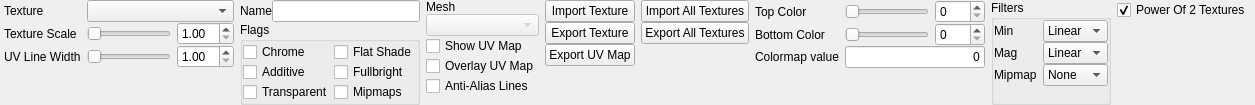
<?xml version="1.0" encoding="UTF-8"?>
<ui version="4.0">
 <class>ui::assets::studiomodel::StudioModelTexturesPanel</class>
 <widget class="QWidget" name="ui::assets::studiomodel::StudioModelTexturesPanel">
  <property name="geometry">
   <rect>
    <x>0</x>
    <y>0</y>
    <width>1079</width>
    <height>90</height>
   </rect>
  </property>
  <property name="windowTitle">
   <string>Form</string>
  </property>
  <layout class="QHBoxLayout" name="horizontalLayout_2">
   <property name="sizeConstraint">
    <enum>QLayout::SetFixedSize</enum>
   </property>
   <property name="leftMargin">
    <number>4</number>
   </property>
   <property name="topMargin">
    <number>0</number>
   </property>
   <property name="rightMargin">
    <number>4</number>
   </property>
   <property name="bottomMargin">
    <number>0</number>
   </property>
   <item>
    <widget class="QWidget" name="TexturesWidget" native="true">
     <property name="sizePolicy">
      <sizepolicy hsizetype="Preferred" vsizetype="Preferred">
       <horstretch>0</horstretch>
       <verstretch>0</verstretch>
      </sizepolicy>
     </property>
     <property name="minimumSize">
      <size>
       <width>0</width>
       <height>0</height>
      </size>
     </property>
     <property name="maximumSize">
      <size>
       <width>16777215</width>
       <height>16777215</height>
      </size>
     </property>
     <layout class="QGridLayout" name="gridLayout">
      <property name="sizeConstraint">
       <enum>QLayout::SetDefaultConstraint</enum>
      </property>
      <property name="leftMargin">
       <number>0</number>
      </property>
      <property name="topMargin">
       <number>0</number>
      </property>
      <property name="rightMargin">
       <number>0</number>
      </property>
      <property name="bottomMargin">
       <number>0</number>
      </property>
      <property name="verticalSpacing">
       <number>0</number>
      </property>
      <item row="3" column="3">
       <widget class="QDoubleSpinBox" name="ScaleTextureViewSpinner">
        <property name="minimum">
         <double>1.000000000000000</double>
        </property>
        <property name="maximum">
         <double>20.000000000000000</double>
        </property>
       </widget>
      </item>
      <item row="5" column="1" colspan="3">
       <spacer name="verticalSpacer">
        <property name="orientation">
         <enum>Qt::Vertical</enum>
        </property>
        <property name="sizeHint" stdset="0">
         <size>
          <width>20</width>
          <height>0</height>
         </size>
        </property>
       </spacer>
      </item>
      <item row="4" column="3">
       <widget class="QDoubleSpinBox" name="UVLineWidthSpinner">
        <property name="minimum">
         <double>1.000000000000000</double>
        </property>
        <property name="maximum">
         <double>10.000000000000000</double>
        </property>
       </widget>
      </item>
      <item row="0" column="1">
       <widget class="QLabel" name="label_6">
        <property name="text">
         <string>Texture</string>
        </property>
       </widget>
      </item>
      <item row="4" column="1">
       <widget class="QLabel" name="label_2">
        <property name="text">
         <string>UV Line Width</string>
        </property>
       </widget>
      </item>
      <item row="3" column="1">
       <widget class="QLabel" name="label">
        <property name="text">
         <string>Texture Scale</string>
        </property>
       </widget>
      </item>
      <item row="4" column="2">
       <widget class="QSlider" name="UVLineWidthSlider">
        <property name="minimum">
         <number>1</number>
        </property>
        <property name="maximum">
         <number>20</number>
        </property>
        <property name="orientation">
         <enum>Qt::Horizontal</enum>
        </property>
       </widget>
      </item>
      <item row="3" column="2">
       <widget class="QSlider" name="ScaleTextureViewSlider">
        <property name="sizePolicy">
         <sizepolicy hsizetype="Preferred" vsizetype="Fixed">
          <horstretch>0</horstretch>
          <verstretch>0</verstretch>
         </sizepolicy>
        </property>
        <property name="minimumSize">
         <size>
          <width>0</width>
          <height>0</height>
         </size>
        </property>
        <property name="maximumSize">
         <size>
          <width>16777215</width>
          <height>16777215</height>
         </size>
        </property>
        <property name="minimum">
         <number>1</number>
        </property>
        <property name="maximum">
         <number>20</number>
        </property>
        <property name="orientation">
         <enum>Qt::Horizontal</enum>
        </property>
       </widget>
      </item>
      <item row="0" column="2" colspan="2">
       <widget class="QComboBox" name="Textures">
        <property name="sizePolicy">
         <sizepolicy hsizetype="Preferred" vsizetype="Fixed">
          <horstretch>0</horstretch>
          <verstretch>0</verstretch>
         </sizepolicy>
        </property>
        <property name="minimumSize">
         <size>
          <width>100</width>
          <height>0</height>
         </size>
        </property>
        <property name="maximumSize">
         <size>
          <width>16777215</width>
          <height>16777215</height>
         </size>
        </property>
       </widget>
      </item>
     </layout>
    </widget>
   </item>
   <item>
    <layout class="QGridLayout" name="gridLayout_3">
     <property name="verticalSpacing">
      <number>0</number>
     </property>
     <item row="0" column="0" colspan="2">
      <layout class="QHBoxLayout" name="horizontalLayout">
       <property name="topMargin">
        <number>0</number>
       </property>
       <item>
        <widget class="QLabel" name="label_9">
         <property name="sizePolicy">
          <sizepolicy hsizetype="Fixed" vsizetype="Preferred">
           <horstretch>0</horstretch>
           <verstretch>0</verstretch>
          </sizepolicy>
         </property>
         <property name="text">
          <string>Name</string>
         </property>
        </widget>
       </item>
       <item>
        <widget class="QLineEdit" name="TextureName">
         <property name="sizePolicy">
          <sizepolicy hsizetype="Preferred" vsizetype="Fixed">
           <horstretch>0</horstretch>
           <verstretch>0</verstretch>
          </sizepolicy>
         </property>
         <property name="minimumSize">
          <size>
           <width>100</width>
           <height>0</height>
          </size>
         </property>
         <property name="maximumSize">
          <size>
           <width>16777215</width>
           <height>16777215</height>
          </size>
         </property>
        </widget>
       </item>
      </layout>
     </item>
     <item row="1" column="0" colspan="2">
      <widget class="QGroupBox" name="groupBox_2">
       <property name="title">
        <string>Flags</string>
       </property>
       <property name="flat">
        <bool>true</bool>
       </property>
       <layout class="QGridLayout" name="gridLayout_2">
        <property name="leftMargin">
         <number>0</number>
        </property>
        <property name="topMargin">
         <number>0</number>
        </property>
        <property name="rightMargin">
         <number>0</number>
        </property>
        <property name="bottomMargin">
         <number>0</number>
        </property>
        <property name="spacing">
         <number>0</number>
        </property>
        <item row="2" column="0">
         <widget class="QCheckBox" name="Transparent">
          <property name="text">
           <string>Transparent</string>
          </property>
         </widget>
        </item>
        <item row="0" column="0">
         <widget class="QCheckBox" name="Chrome">
          <property name="text">
           <string>Chrome</string>
          </property>
         </widget>
        </item>
        <item row="1" column="0">
         <widget class="QCheckBox" name="Additive">
          <property name="text">
           <string>Additive</string>
          </property>
         </widget>
        </item>
        <item row="0" column="1">
         <widget class="QCheckBox" name="FlatShade">
          <property name="text">
           <string>Flat Shade</string>
          </property>
         </widget>
        </item>
        <item row="1" column="1">
         <widget class="QCheckBox" name="Fullbright">
          <property name="text">
           <string>Fullbright</string>
          </property>
         </widget>
        </item>
        <item row="2" column="1">
         <widget class="QCheckBox" name="Mipmaps">
          <property name="text">
           <string>Mipmaps</string>
          </property>
         </widget>
        </item>
       </layout>
      </widget>
     </item>
     <item row="2" column="0" colspan="2">
      <spacer name="verticalSpacer_2">
       <property name="orientation">
        <enum>Qt::Vertical</enum>
       </property>
       <property name="sizeHint" stdset="0">
        <size>
         <width>20</width>
         <height>0</height>
        </size>
       </property>
      </spacer>
     </item>
    </layout>
   </item>
   <item>
    <layout class="QVBoxLayout" name="verticalLayout">
     <property name="spacing">
      <number>0</number>
     </property>
     <property name="leftMargin">
      <number>0</number>
     </property>
     <item>
      <widget class="QLabel" name="label_7">
       <property name="text">
        <string>Mesh</string>
       </property>
      </widget>
     </item>
     <item>
      <widget class="QComboBox" name="Meshes">
       <property name="enabled">
        <bool>false</bool>
       </property>
       <property name="sizePolicy">
        <sizepolicy hsizetype="Preferred" vsizetype="Fixed">
         <horstretch>0</horstretch>
         <verstretch>0</verstretch>
        </sizepolicy>
       </property>
       <property name="minimumSize">
        <size>
         <width>100</width>
         <height>0</height>
        </size>
       </property>
       <property name="maximumSize">
        <size>
         <width>16777215</width>
         <height>16777215</height>
        </size>
       </property>
      </widget>
     </item>
     <item>
      <widget class="QCheckBox" name="ShowUVMap">
       <property name="text">
        <string>Show UV Map</string>
       </property>
      </widget>
     </item>
     <item>
      <widget class="QCheckBox" name="OverlayUVMap">
       <property name="text">
        <string>Overlay UV Map</string>
       </property>
      </widget>
     </item>
     <item>
      <widget class="QCheckBox" name="AntiAliasLines">
       <property name="text">
        <string>Anti-Alias Lines</string>
       </property>
      </widget>
     </item>
     <item>
      <spacer name="verticalSpacer_3">
       <property name="orientation">
        <enum>Qt::Vertical</enum>
       </property>
       <property name="sizeHint" stdset="0">
        <size>
         <width>20</width>
         <height>0</height>
        </size>
       </property>
      </spacer>
     </item>
    </layout>
   </item>
   <item>
    <layout class="QGridLayout" name="gridLayout_4">
     <property name="verticalSpacing">
      <number>0</number>
     </property>
     <item row="0" column="1">
      <widget class="QPushButton" name="ImportTexture">
       <property name="text">
        <string>Import Texture</string>
       </property>
      </widget>
     </item>
     <item row="2" column="1">
      <widget class="QPushButton" name="ExportUVMap">
       <property name="text">
        <string>Export UV Map</string>
       </property>
      </widget>
     </item>
     <item row="1" column="1">
      <widget class="QPushButton" name="ExportTexture">
       <property name="text">
        <string>Export Texture</string>
       </property>
      </widget>
     </item>
     <item row="3" column="1" colspan="2">
      <spacer name="verticalSpacer_6">
       <property name="orientation">
        <enum>Qt::Vertical</enum>
       </property>
       <property name="sizeHint" stdset="0">
        <size>
         <width>20</width>
         <height>0</height>
        </size>
       </property>
      </spacer>
     </item>
     <item row="0" column="2">
      <widget class="QPushButton" name="ImportAllTextures">
       <property name="text">
        <string>Import All Textures</string>
       </property>
      </widget>
     </item>
     <item row="1" column="2">
      <widget class="QPushButton" name="ExportAllTextures">
       <property name="text">
        <string>Export All Textures</string>
       </property>
      </widget>
     </item>
    </layout>
   </item>
   <item>
    <layout class="QGridLayout" name="gridLayout_5">
     <property name="verticalSpacing">
      <number>0</number>
     </property>
     <item row="0" column="0">
      <widget class="QLabel" name="label_3">
       <property name="sizePolicy">
        <sizepolicy hsizetype="Fixed" vsizetype="Preferred">
         <horstretch>0</horstretch>
         <verstretch>0</verstretch>
        </sizepolicy>
       </property>
       <property name="text">
        <string>Top Color</string>
       </property>
      </widget>
     </item>
     <item row="1" column="0">
      <widget class="QLabel" name="label_4">
       <property name="sizePolicy">
        <sizepolicy hsizetype="Fixed" vsizetype="Preferred">
         <horstretch>0</horstretch>
         <verstretch>0</verstretch>
        </sizepolicy>
       </property>
       <property name="text">
        <string>Bottom Color</string>
       </property>
      </widget>
     </item>
     <item row="1" column="2">
      <widget class="QSpinBox" name="BottomColorSpinner">
       <property name="sizePolicy">
        <sizepolicy hsizetype="Fixed" vsizetype="Fixed">
         <horstretch>0</horstretch>
         <verstretch>0</verstretch>
        </sizepolicy>
       </property>
       <property name="minimumSize">
        <size>
         <width>50</width>
         <height>0</height>
        </size>
       </property>
       <property name="maximumSize">
        <size>
         <width>50</width>
         <height>16777215</height>
        </size>
       </property>
       <property name="maximum">
        <number>255</number>
       </property>
      </widget>
     </item>
     <item row="3" column="0" colspan="3">
      <spacer name="verticalSpacer_7">
       <property name="orientation">
        <enum>Qt::Vertical</enum>
       </property>
       <property name="sizeHint" stdset="0">
        <size>
         <width>20</width>
         <height>0</height>
        </size>
       </property>
      </spacer>
     </item>
     <item row="0" column="2">
      <widget class="QSpinBox" name="TopColorSpinner">
       <property name="sizePolicy">
        <sizepolicy hsizetype="Fixed" vsizetype="Fixed">
         <horstretch>0</horstretch>
         <verstretch>0</verstretch>
        </sizepolicy>
       </property>
       <property name="minimumSize">
        <size>
         <width>50</width>
         <height>0</height>
        </size>
       </property>
       <property name="maximumSize">
        <size>
         <width>50</width>
         <height>16777215</height>
        </size>
       </property>
       <property name="maximum">
        <number>255</number>
       </property>
      </widget>
     </item>
     <item row="2" column="0">
      <widget class="QLabel" name="label_5">
       <property name="sizePolicy">
        <sizepolicy hsizetype="Fixed" vsizetype="Preferred">
         <horstretch>0</horstretch>
         <verstretch>0</verstretch>
        </sizepolicy>
       </property>
       <property name="text">
        <string>Colormap value</string>
       </property>
      </widget>
     </item>
     <item row="0" column="1">
      <widget class="QSlider" name="TopColorSlider">
       <property name="sizePolicy">
        <sizepolicy hsizetype="Preferred" vsizetype="Fixed">
         <horstretch>0</horstretch>
         <verstretch>0</verstretch>
        </sizepolicy>
       </property>
       <property name="minimumSize">
        <size>
         <width>50</width>
         <height>0</height>
        </size>
       </property>
       <property name="maximumSize">
        <size>
         <width>16777215</width>
         <height>16777215</height>
        </size>
       </property>
       <property name="maximum">
        <number>255</number>
       </property>
       <property name="orientation">
        <enum>Qt::Horizontal</enum>
       </property>
      </widget>
     </item>
     <item row="1" column="1">
      <widget class="QSlider" name="BottomColorSlider">
       <property name="sizePolicy">
        <sizepolicy hsizetype="Preferred" vsizetype="Fixed">
         <horstretch>0</horstretch>
         <verstretch>0</verstretch>
        </sizepolicy>
       </property>
       <property name="minimumSize">
        <size>
         <width>50</width>
         <height>0</height>
        </size>
       </property>
       <property name="maximumSize">
        <size>
         <width>16777215</width>
         <height>16777215</height>
        </size>
       </property>
       <property name="maximum">
        <number>255</number>
       </property>
       <property name="orientation">
        <enum>Qt::Horizontal</enum>
       </property>
      </widget>
     </item>
     <item row="2" column="1" colspan="2">
      <widget class="QLineEdit" name="ColormapValue">
       <property name="sizePolicy">
        <sizepolicy hsizetype="Preferred" vsizetype="Fixed">
         <horstretch>0</horstretch>
         <verstretch>0</verstretch>
        </sizepolicy>
       </property>
       <property name="text">
        <string>0</string>
       </property>
       <property name="alignment">
        <set>Qt::AlignRight|Qt::AlignTrailing|Qt::AlignVCenter</set>
       </property>
       <property name="readOnly">
        <bool>true</bool>
       </property>
      </widget>
     </item>
    </layout>
   </item>
   <item>
    <widget class="QGroupBox" name="groupBox">
     <property name="title">
      <string>Filters</string>
     </property>
     <layout class="QGridLayout" name="gridLayout_7">
      <property name="leftMargin">
       <number>0</number>
      </property>
      <property name="topMargin">
       <number>0</number>
      </property>
      <property name="rightMargin">
       <number>0</number>
      </property>
      <property name="bottomMargin">
       <number>0</number>
      </property>
      <property name="verticalSpacing">
       <number>0</number>
      </property>
      <item row="0" column="0">
       <widget class="QLabel" name="label_10">
        <property name="sizePolicy">
         <sizepolicy hsizetype="Fixed" vsizetype="Preferred">
          <horstretch>0</horstretch>
          <verstretch>0</verstretch>
         </sizepolicy>
        </property>
        <property name="text">
         <string>Min</string>
        </property>
       </widget>
      </item>
      <item row="2" column="0">
       <widget class="QLabel" name="label_12">
        <property name="sizePolicy">
         <sizepolicy hsizetype="Fixed" vsizetype="Preferred">
          <horstretch>0</horstretch>
          <verstretch>0</verstretch>
         </sizepolicy>
        </property>
        <property name="text">
         <string>Mipmap</string>
        </property>
       </widget>
      </item>
      <item row="1" column="0">
       <widget class="QLabel" name="label_11">
        <property name="sizePolicy">
         <sizepolicy hsizetype="Fixed" vsizetype="Preferred">
          <horstretch>0</horstretch>
          <verstretch>0</verstretch>
         </sizepolicy>
        </property>
        <property name="text">
         <string>Mag</string>
        </property>
       </widget>
      </item>
      <item row="3" column="0" colspan="2">
       <spacer name="verticalSpacer_5">
        <property name="orientation">
         <enum>Qt::Vertical</enum>
        </property>
        <property name="sizeHint" stdset="0">
         <size>
          <width>20</width>
          <height>0</height>
         </size>
        </property>
       </spacer>
      </item>
      <item row="0" column="1">
       <widget class="QComboBox" name="MinFilter">
        <property name="currentIndex">
         <number>1</number>
        </property>
        <item>
         <property name="text">
          <string>Point</string>
         </property>
        </item>
        <item>
         <property name="text">
          <string>Linear</string>
         </property>
        </item>
       </widget>
      </item>
      <item row="1" column="1">
       <widget class="QComboBox" name="MagFilter">
        <property name="currentIndex">
         <number>1</number>
        </property>
        <item>
         <property name="text">
          <string>Point</string>
         </property>
        </item>
        <item>
         <property name="text">
          <string>Linear</string>
         </property>
        </item>
       </widget>
      </item>
      <item row="2" column="1">
       <widget class="QComboBox" name="MipmapFilter">
        <item>
         <property name="text">
          <string>None</string>
         </property>
        </item>
        <item>
         <property name="text">
          <string>Point</string>
         </property>
        </item>
        <item>
         <property name="text">
          <string>Linear</string>
         </property>
        </item>
       </widget>
      </item>
     </layout>
    </widget>
   </item>
   <item>
    <layout class="QGridLayout" name="gridLayout_6">
     <property name="rightMargin">
      <number>0</number>
     </property>
     <property name="verticalSpacing">
      <number>0</number>
     </property>
     <item row="1" column="0">
      <spacer name="verticalSpacer_4">
       <property name="orientation">
        <enum>Qt::Vertical</enum>
       </property>
       <property name="sizeHint" stdset="0">
        <size>
         <width>20</width>
         <height>0</height>
        </size>
       </property>
      </spacer>
     </item>
     <item row="0" column="0">
      <widget class="QCheckBox" name="PowerOf2Textures">
       <property name="text">
        <string>Power Of 2 Textures</string>
       </property>
       <property name="checked">
        <bool>true</bool>
       </property>
      </widget>
     </item>
    </layout>
   </item>
  </layout>
 </widget>
 <resources/>
 <connections/>
</ui>
